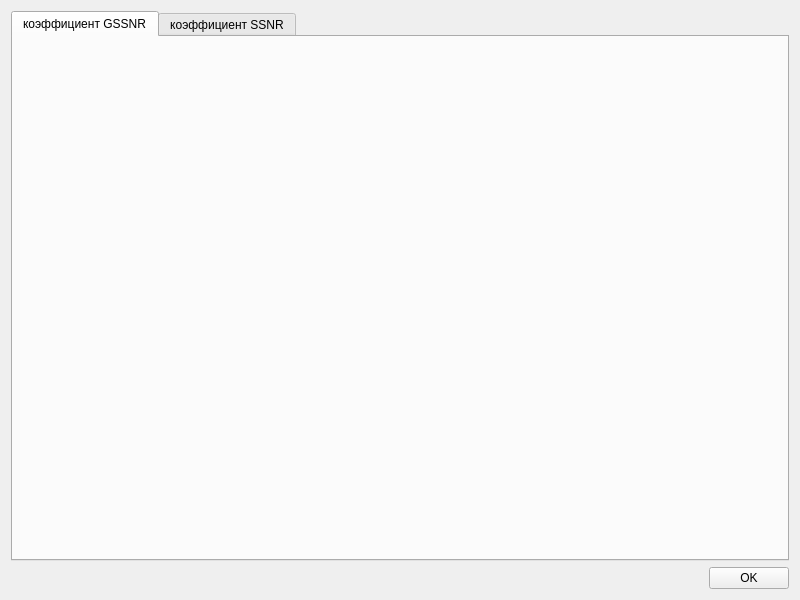
<?xml version="1.0" encoding="UTF-8"?>
<ui version="4.0">
 <class>FrameAnalysis</class>
 <widget class="QWidget" name="FrameAnalysis">
  <property name="windowModality">
   <enum>Qt::ApplicationModal</enum>
  </property>
  <property name="geometry">
   <rect>
    <x>0</x>
    <y>0</y>
    <width>800</width>
    <height>600</height>
   </rect>
  </property>
  <property name="minimumSize">
   <size>
    <width>600</width>
    <height>600</height>
   </size>
  </property>
  <property name="windowTitle">
   <string>Анализ</string>
  </property>
  <property name="windowIcon">
   <iconset>
    <normaloff>../icons/analysis.png</normaloff>../icons/analysis.png</iconset>
  </property>
  <layout class="QVBoxLayout" name="imageLayout" stretch="12,1">
   <item>
    <widget class="QTabWidget" name="tabAnalysis">
     <property name="font">
      <font>
       <pointsize>9</pointsize>
      </font>
     </property>
     <property name="tabPosition">
      <enum>QTabWidget::North</enum>
     </property>
     <property name="currentIndex">
      <number>0</number>
     </property>
     <widget class="QWidget" name="tabGSSNR">
      <attribute name="title">
       <string>коэффициент GSSNR</string>
      </attribute>
      <layout class="QVBoxLayout" name="GSSNRLayout">
       <item>
        <widget class="QWidget" name="GSSNRWidget" native="true"/>
       </item>
      </layout>
     </widget>
     <widget class="QWidget" name="tabSSNR">
      <attribute name="title">
       <string notr="true">коэффициент SSNR</string>
      </attribute>
      <layout class="QVBoxLayout" name="SSNRLayout">
       <item>
        <widget class="QWidget" name="SSNRWidget" native="true"/>
       </item>
      </layout>
     </widget>
    </widget>
   </item>
   <item>
    <layout class="QHBoxLayout" name="horizontalLayout">
     <item>
      <spacer name="horizontalSpacer">
       <property name="orientation">
        <enum>Qt::Horizontal</enum>
       </property>
       <property name="sizeHint" stdset="0">
        <size>
         <width>40</width>
         <height>20</height>
        </size>
       </property>
      </spacer>
     </item>
     <item>
      <widget class="QPushButton" name="buttonOk">
       <property name="text">
        <string>OK</string>
       </property>
      </widget>
     </item>
    </layout>
   </item>
  </layout>
 </widget>
 <resources/>
 <connections/>
</ui>
